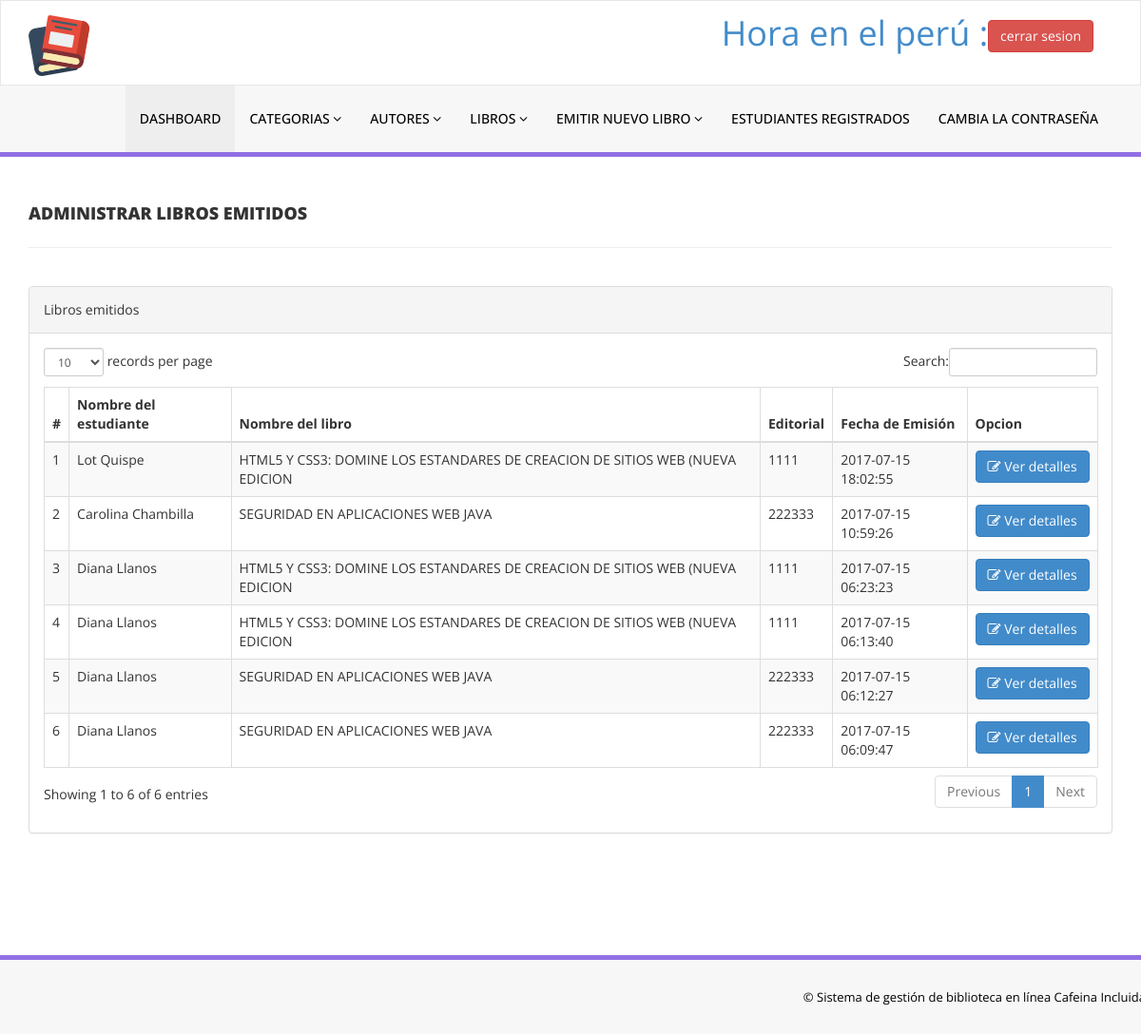
Screenshot of /admin/manage-issued-books.php (signed in) with the database file from the repository.
### tables this page shows
CREATE TABLE `tblissuedbookdetails` (
  `id` int(11) NOT NULL,
  `BookId` int(11) DEFAULT NULL,
  `StudentID` varchar(150) DEFAULT NULL,
  `IssuesDate` timestamp NULL DEFAULT CURRENT_TIMESTAMP,
  `ReturnDate` timestamp NULL DEFAULT NULL ON UPDATE CURRENT_TIMESTAMP,
  `RetrunStatus` int(1) DEFAULT NULL,
  `fine` int(11) DEFAULT NULL
);

CREATE TABLE `tblstudents` (
  `id` int(11) NOT NULL,
  `StudentId` varchar(100) DEFAULT NULL,
  `FullName` varchar(120) DEFAULT NULL,
  `EmailId` varchar(120) DEFAULT NULL,
  `MobileNumber` char(11) DEFAULT NULL,
  `Password` varchar(120) DEFAULT NULL,
  `Status` int(1) DEFAULT NULL,
  `RegDate` timestamp NULL DEFAULT CURRENT_TIMESTAMP,
  `UpdationDate` timestamp NULL DEFAULT NULL ON UPDATE CURRENT_TIMESTAMP
);

CREATE TABLE `tblbooks` (
  `id` int(11) NOT NULL,
  `BookName` varchar(255) DEFAULT NULL,
  `CatId` int(11) DEFAULT NULL,
  `AuthorId` int(11) DEFAULT NULL,
  `ISBNNumber` int(11) DEFAULT NULL,
  `BookPrice` int(11) DEFAULT NULL,
  `RegDate` timestamp NULL DEFAULT CURRENT_TIMESTAMP,
  `UpdationDate` timestamp NULL DEFAULT NULL ON UPDATE CURRENT_TIMESTAMP
);

### admin/manage-issued-books.php (the view, shortened to what this page needs)
<?php
include('includes/config.php');
if(strlen($_SESSION['alogin'])==0)
    {
header('location:index.php');
}
else{
    ?>
<!DOCTYPE html>
<html xmlns="http://www.w3.org/1999/xhtml">
<head>
    <link href="assets/css/bootstrap.css" rel="stylesheet" />
    <link href="assets/css/font-awesome.css" rel="stylesheet" />
    <link href="assets/js/dataTables/dataTables.bootstrap.css" rel="stylesheet" />
    <link href="assets/css/style.css" rel="stylesheet" />
</head>
<body>
<?php include('includes/header.php');?>
    <div class="content-wrapper">
         <div class="container">
        <div class="row pad-botm">
            <div class="col-md-12">
                <h4 class="header-line">Administrar libros emitidos</h4>
    </div>
     <div class="row">
</div>
        </div>
            <div class="row">
                <div class="col-md-12">
                    <div class="panel panel-default">
                        <div class="panel-heading">
                        Libros emitidos
                        </div>
                        <div class="panel-body">
                            <div class="table-responsive">
                                <table class="table table-striped table-bordered table-hover" id="dataTables-example">
                                    <thead>
                                        <tr>
                                            <th>#</th>
                                            <th>Nombre del estudiante</th>
                                            <th>Nombre del libro</th>
                                            <th>Editorial </th>
                                            <th>Fecha de Emisión</th>
                                            <th>Opcion</th>
                                        </tr>
                                    </thead>
                                    <tbody>
<?php $sql = "SELECT tblstudents.FullName,tblbooks.BookName,tblbooks.ISBNNumber,tblissuedbookdetails.IssuesDate,tblissuedbookdetails.id as rid from  tblissuedbookdetails join tblstudents on tblstudents.StudentId=tblissuedbookdetails.StudentId join tblbooks on tblbooks.id=tblissuedbookdetails.BookId order by tblissuedbookdetails.id desc";
$query = $dbh -> prepare($sql);
$query->execute();
$results=$query->fetchAll(PDO::FETCH_OBJ);
$cnt=1;
if($query->rowCount() > 0)
{
foreach($results as $result)
{               ?>
                                        <tr class="odd gradeX">
                                            <td class="center"><?php echo htmlentities($cnt);?></td>
                                            <td class="center"><?php echo htmlentities($result->FullName);?></td>
                                            <td class="center"><?php echo htmlentities($result->BookName);?></td>
                                            <td class="center"><?php echo htmlentities($result->ISBNNumber);?></td>
                                            <td class="center"><?php echo htmlentities($result->IssuesDate);?></td>
                                            <td class="center">
                                            <a href="update-issue-bookdeails.php?rid=<?php echo htmlentities($result->rid);?>"><button class="btn btn-primary"><i class="fa fa-edit "></i> Ver detalles</button>
                                            </td>
                                        </tr>
 <?php $cnt=$cnt+1;}} ?>
                                    </tbody>
                                </table>
                            </div>
                        </div>
                    </div>
                </div>
            </div>
    </div>
    </div>
  <?php include('includes/footer.php');?>
</body>
</html>
<?php } ?>

### admin/includes/header.php (shortened to what this page needs)
<div class="navbar navbar-inverse set-radius-zero" >
        <div class="container">
            <div class="navbar-header">
                <a class="navbar-brand">
                    <img src="assets/img/peru.png" />
                </a>
            </div>
            <div class="right-div">
                <a href="https://time.is/Peru" id="time_is_link" rel="nofollow" style="font-size:36px">Hora en el perú :</a>
                <a href="logout.php" class="btn btn-danger pull-right">cerrar sesion</a>
            </div>
        </div>
    </div>
    <section class="menu-section">
        <div class="container">
            <div class="row ">
                <div class="col-md-12">
                    <div class="navbar-collapse collapse ">
                        <ul id="menu-top" class="nav navbar-nav navbar-right">
                            <li><a href="dashboard.php" class="menu-top-active">DASHBOARD</a></li>
                            <li>
                                <a href="#" class="dropdown-toggle" id="ddlmenuItem" data-toggle="dropdown"> Categorias <i class="fa fa-angle-down"></i></a>
                            </li>
                            <li>
                                <a href="#" class="dropdown-toggle" id="ddlmenuItem" data-toggle="dropdown"> Autores <i class="fa fa-angle-down"></i></a>
                            </li>
 <li>
                                <a href="#" class="dropdown-toggle" id="ddlmenuItem" data-toggle="dropdown"> Libros <i class="fa fa-angle-down"></i></a>
                            </li>
                           <li>
                                <a href="#" class="dropdown-toggle" id="ddlmenuItem" data-toggle="dropdown"> Emitir nuevo libro <i class="fa fa-angle-down"></i></a>
                            </li>
                             <li><a href="reg-students.php">Estudiantes Registrados</a></li>
  <li><a href="change-password.php">Cambia la contraseña</a></li>
                        </ul>
                    </div>
                </div>
            </div>
        </div>
    </section>

### admin/includes/footer.php
<section class="footer-section">
     <div class="container">
         <div class="row">
             <div class="col-md-12">
                &copy; Sistema de gestión de biblioteca en línea Cafeina Incluida
             </div>
         </div>
     </div>
 </section>

### admin/assets/css/style.css (style rules this page uses)
.set-radius-zero { border-radius:0px; -moz-border-radius:0px; -webkit-border-radius:0px; }
.content-wrapper { margin-top: 40px; min-height:800px; padding-bottom:90px; }
.header-line { font-weight:900; padding-bottom:25px; border-bottom:1px solid #eeeeee; text-transform:uppercase; }
.pad-botm { padding-bottom:30px; }
.right-div { float: right; padding: 20px; }
#menu-top a { color:#000; text-decoration:none; font-weight:500; padding: 25px 15px 25px 15px; text-transform:uppercase; }
.menu-section { background-color: #f7f7f7; border-bottom:5px solid #9170E4; width:100% }
.menu-top-active { background-color:#eeeeee; }
.navbar-inverse { background-color: #FFF; border-color: rgba(155, 153, 153, 0.23); }
.navbar { min-height: 90px; margin-bottom: 0px; }
.footer-section { padding:25px 50px 25px 50px; color:#000; font-size:13px; background-color: #f7f7f7; text-align:right; border-top:5px solid #9170E4; }

### rows the page displays
tblissuedbookdetails: tblstudents.FullName "Lot Quispe", BookId.BookName "HTML5 Y CSS3: DOMINE LOS ESTANDARES DE CREACION DE SITIOS WEB (NUEVA EDICION", BookId.ISBNNumber "1111", IssuesDate "2017-07-15 18:02:55"
tblissuedbookdetails: tblstudents.FullName "Carolina Chambilla", BookId.BookName "SEGURIDAD EN APLICACIONES WEB JAVA", BookId.ISBNNumber "222333", IssuesDate "2017-07-15 10:59:26"
tblissuedbookdetails: tblstudents.FullName "Diana Llanos", BookId.BookName "HTML5 Y CSS3: DOMINE LOS ESTANDARES DE CREACION DE SITIOS WEB (NUEVA EDICION", BookId.ISBNNumber "1111", IssuesDate "2017-07-15 06:23:23"
tblissuedbookdetails: tblstudents.FullName "Diana Llanos", BookId.BookName "HTML5 Y CSS3: DOMINE LOS ESTANDARES DE CREACION DE SITIOS WEB (NUEVA EDICION", BookId.ISBNNumber "1111", IssuesDate "2017-07-15 06:13:40"
tblissuedbookdetails: tblstudents.FullName "Diana Llanos", BookId.BookName "SEGURIDAD EN APLICACIONES WEB JAVA", BookId.ISBNNumber "222333", IssuesDate "2017-07-15 06:12:27"
tblissuedbookdetails: tblstudents.FullName "Diana Llanos", BookId.BookName "SEGURIDAD EN APLICACIONES WEB JAVA", BookId.ISBNNumber "222333", IssuesDate "2017-07-15 06:09:47"
